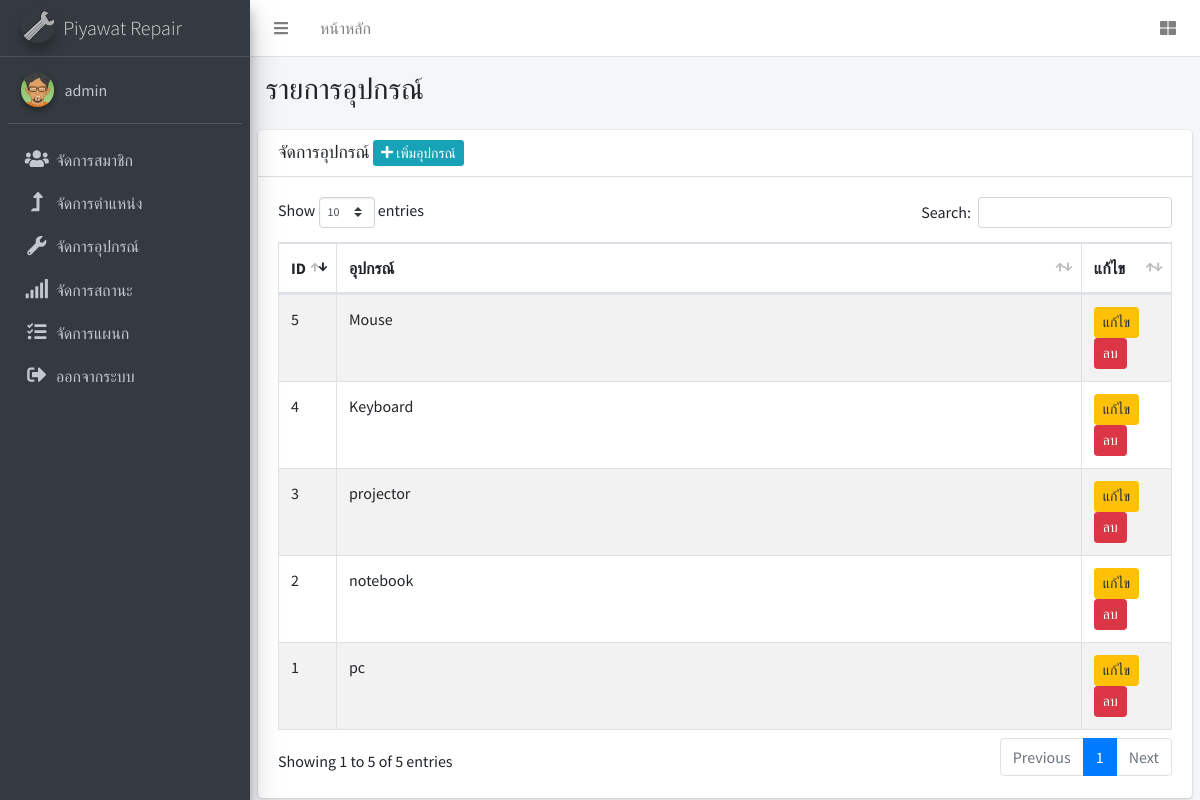
The app's page /admin/device.php (signed in) with its own data.
### tables this page shows
CREATE TABLE `tbl_member` (
  `m_id` int(11) NOT NULL,
  `ref_d_id` int(11) NOT NULL COMMENT 'tbl_department',
  `ref_p_id` int(11) NOT NULL COMMENT 'tbl_position',
  `m_username` varchar(50) NOT NULL,
  `m_password` varchar(50) NOT NULL,
  `m_fname` varchar(50) NOT NULL,
  `m_name` varchar(100) NOT NULL,
  `m_lname` varchar(100) NOT NULL,
  `m_phone` int(20) NOT NULL,
  `m_email` varchar(50) NOT NULL,
  `m_level` varchar(20) NOT NULL,
  `m_img` varchar(100) NOT NULL,
  `m_datesave` timestamp NOT NULL DEFAULT CURRENT_TIMESTAMP
);

CREATE TABLE `tbl_device` (
  `de_id` int(11) NOT NULL,
  `de_name` varchar(100) NOT NULL
);

### admin/device_list.php (the view, shortened to what this page needs)
<?php
$query = "SELECT * FROM tbl_device ORDER BY de_id DESC" or die("Error:" . mysqli_error());
$result = mysqli_query($con, $query);
echo ' <table id="example1" class="table table-bordered table-striped">';
  echo "<thead>";
    echo "<tr class='warning'>
      <th width='5%'>ID</th>
      <th>อุปกรณ์</th>
      <th width='10%'>แก้ไข</th>
    </tr>";
  echo "</thead>";
  while($row = mysqli_fetch_array($result)) {
  echo "<tr>";
    echo "<td>" .$row["de_id"] .  "</td> ";
    echo "<td>" .$row["de_name"] .  "</td> ";
    echo "<td><a href='device.php?act=edit&ID=$row[0]' class='btn btn-warning btn-sm'>แก้ไข</a>
<a href='device_del_db.php?ID=$row[0]' onclick=\"return confirm('Do you want to delete this record? !!!')\" class='btn btn-danger btn-sm'>ลบ</a></td> ";
  echo "</tr>";
  }
echo "</table>";
?>

### admin/device.php (shortened to what this page needs)
<?php include('h.php');?>
<body class="hold-transition skin-red sidebar-mini">
  <div class="wrapper">
    <?php include('menutop.php');?>
      <aside class="main-sidebar sidebar-dark-primary elevation-4">
          <a href="index.php" class="brand-link">
              <img src="../dist/img/wrench.png" alt="AdminLTE Logo" class="brand-image img-circle elevation-3"
                   style="opacity: .8">
              <span class="brand-text font-weight-light">Piyawat Repair</span>
          </a>
          <div class="sidebar">
              <div class="user-panel mt-3 pb-3 mb-3 d-flex">
                  <div class="image">
                      <img src="../m_img/<?php echo $m_img; ?>" class="img-circle elevation-2" alt="User Image">
                  </div>
                  <div class="info">
                      <a href="#" class="d-block"><?php echo $m_name; ?></a>
                  </div>
              </div>
              <nav class="mt-2">
                  <ul class="nav nav-pills nav-sidebar flex-column" data-widget="treeview" role="menu"
                      data-accordion="false">
                      <li class="nav-item">
                          <a href="member.php" class="nav-link">
                              <i class="nav-icon fas fa-users"></i>
                              <p>
                                  จัดการสมาชิก
                              </p>
                          </a>
                      </li>
                      <li class="nav-item">
                          <a href="position.php" class="nav-link">
                              <i class="nav-icon fas fa-level-up-alt"></i>
                              <p>
                                  จัดการตำแหน่ง
                              </p>
                          </a>
                      </li>
                      <li class="nav-item">
                          <a href="device.php" class="nav-link">
                              <i class="nav-icon fas fa-wrench"></i>
                              <p>
                                  จัดการอุปกรณ์
                              </p>
                          </a>
                      </li>
                      <li class="nav-item">
                          <a href="status.php" class="nav-link">
                              <i class="nav-icon fas fa-signal"></i>
                              <p>
                                  จัดการสถานะ
                              </p>
                          </a>
                      </li>
                      <li class="nav-item">
                          <a href="depm.php" class="nav-link">
                              <i class="nav-icon fas fa-tasks"></i>
                              <p>
                                  จัดการแผนก
                              </p>
                          </a>
                      </li>
                      <li class="nav-item">
                          <a href="../logout.php" class="nav-link"
                             onclick="return confirm('คุณต้องการออกจากระบบหรือไม่ ?');">
                              <i class="nav-icon fas fa-sign-out-alt"></i>
                              <p>
                                  ออกจากระบบ
                              </p>
                          </a>
                      </li>
              </nav>
          </div>
      </aside>
      <div class="content-wrapper">
          <section class="content-header">
              <div class="container-fluid">
                  <div class="row mb-2">
                      <div class="col-sm-6">
                          <h1>รายการอุปกรณ์</h1>
                      </div>
                  </div>
              </div>
          </section>
          <section class="content">
              <div class="card">
                  <div class="card-header">
                      <h3 class="card-title">จัดการอุปกรณ์
                          <a href="device.php?act=add" class="btn-info btn-sm"><i class="fas fa-plus"></i> เพิ่มอุปกรณ์</a>
                      </h3>
                  </div>
                  <div class="card-body">
                      <?php
                      $act = $_GET['act'];
                      if($act == 'add'){
                          include('device_form_add.php');
                      }elseif ($act == 'edit') {
                          include('device_form_edit.php');
                      }else {
                          include('device_list.php');
                      }
                      ?>
                  </div>
              </div>
          </section>
    </body>
  </html>

### records on screen
tbl_member: m_img (picture), m_name "admin"
tbl_device: de_id "5", de_name "Mouse"
tbl_device: de_id "4", de_name "Keyboard"
tbl_device: de_id "3", de_name "projector"
tbl_device: de_id "2", de_name "notebook"
tbl_device: de_id "1", de_name "pc"
